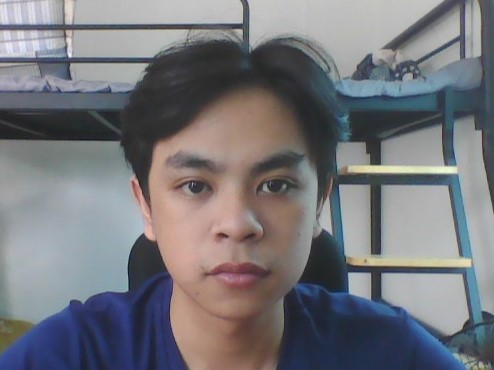
#> input picture dataset/Huy/Huy(1).jpg, 494 x 370 px, found by its file name; its folder holds only this picture in this run
$ python TrainKNN.py
#> lines starting #> are read from the running program, lines starting #| are printed output that depends on the picture
import cv2
import os
import numpy as np
from sklearn.neighbors import KNeighborsClassifier
import joblib


class FaceRecognitionTrainer:
    def __init__(self, dataset_folder='dataset'):
        # Sử dụng đường dẫn tuyệt đối nếu cần
        self.dataset_folder = os.path.abspath(dataset_folder)
        print(f"Đang sử dụng thư mục dataset tại: {self.dataset_folder}")
        self.hog = cv2.HOGDescriptor()  # Khởi tạo HOG descriptor

    def load_dataset(self):
        X = []
        y = []
        # Kiểm tra xem thư mục có tồn tại không
        if not os.path.exists(self.dataset_folder):
            raise FileNotFoundError(f"Không tìm thấy thư mục {self.dataset_folder}")

        for person_name in os.listdir(self.dataset_folder):
            person_folder = os.path.join(self.dataset_folder, person_name)
            if os.path.isdir(person_folder):
                for filename in os.listdir(person_folder):
                    img_path = os.path.join(person_folder, filename)
                    img = cv2.imread(img_path, cv2.IMREAD_GRAYSCALE)
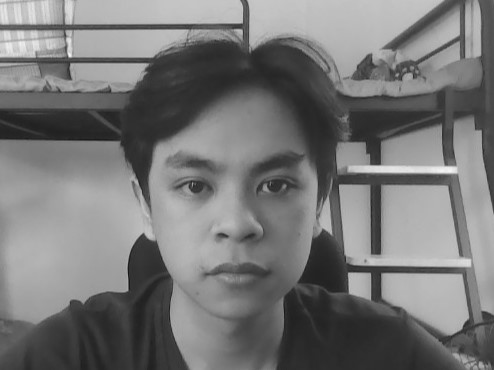
#> img: shape (370, 494); min 22, max 248, mean 118.4
                    if img is not None:
                        face_resized = cv2.resize(img, (64, 128))
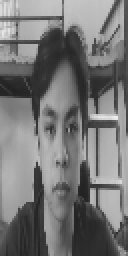
#> face_resized: shape (128, 64) (shown 2 times larger); min 33, max 238, mean 118.4
                        features = self.extract_features(face_resized)
#> in extract_features, `features = self.hog.compute(image)`: features = 3780 values, max 0.477 at index 2719, min 0 at index 1552, mean 0.123
                        X.append(features)
                        y.append(person_name)
#> pass 2 of the loop in load_dataset, `for person_name in os.listdir(self.dataset_folder):`:
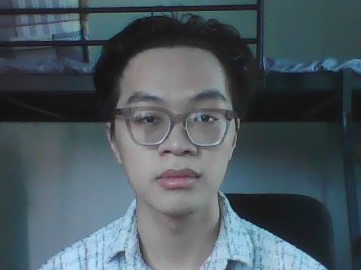
#> input picture dataset/Phuoc/Phuoc(1).jpg, 361 x 270 px, found by its file name
#> in load_dataset, `img = cv2.imread(img_path, cv2.IMREAD_GRAYSCALE)`:
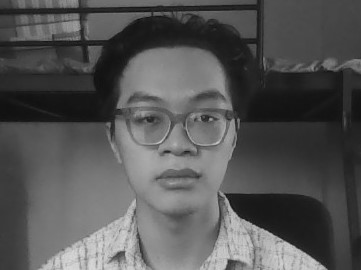
#> img: shape (270, 361); min 9, max 217, mean 84.8
#> in load_dataset, `face_resized = cv2.resize(img, (64, 128))`:
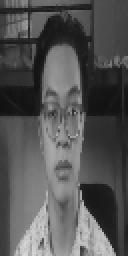
#> face_resized: shape (128, 64) (shown 2 times larger); min 17, max 215, mean 84.8
#> in load_dataset, `features = self.extract_features(face_resized)`: features = 3780 values, max 0.457 at index 3303, min 0 at index 437, mean 0.126
        return np.array(X), np.array(y)

    def extract_features(self, image):
        if image.shape != (64, 128):
            image = cv2.resize(image, (64, 128))
        features = self.hog.compute(image)
        return features.flatten()

    def train_knn(self, X, y):
        print("[INFO] Đang huấn luyện mô hình KNN ...")
        knn = KNeighborsClassifier(n_neighbors=5)
        knn.fit(X, y)
        joblib.dump(knn, '../trainer/knn_model.pkl')
        print("[INFO] Huấn luyện hoàn tất và lưu mô hình KNN.")


if __name__ == "__main__":
    # Thay đổi đường dẫn nếu dataset không ở trong ThuatToan_KNN
    trainer = FaceRecognitionTrainer(dataset_folder='D:/TriTueNhanTao/BTL_AI/dataset')
    X, y = trainer.load_dataset()
    print(f"Đã tải {len(X)} ảnh từ {len(set(y))} người.")
#| Đã tải 2 ảnh từ 2 người.
    trainer.train_knn(X, y)
